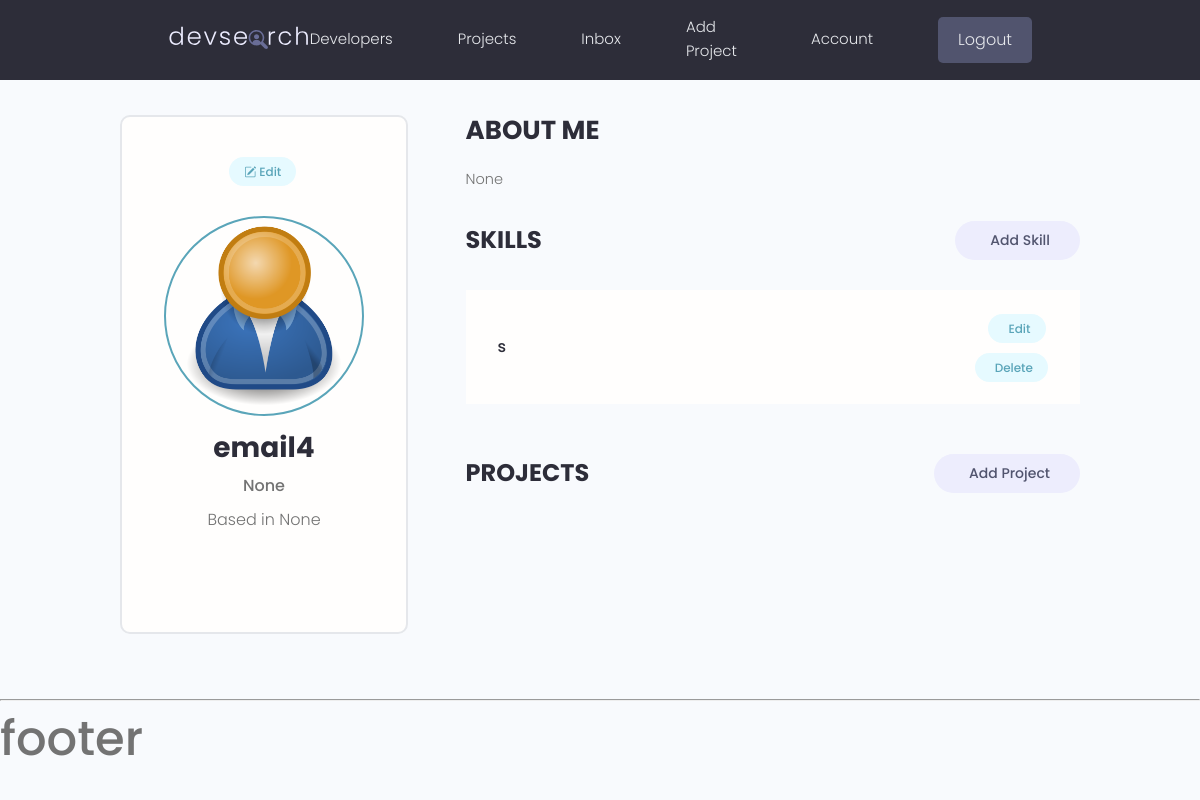
/users/account/ (signed in), run on an earlier commit of the app's database.
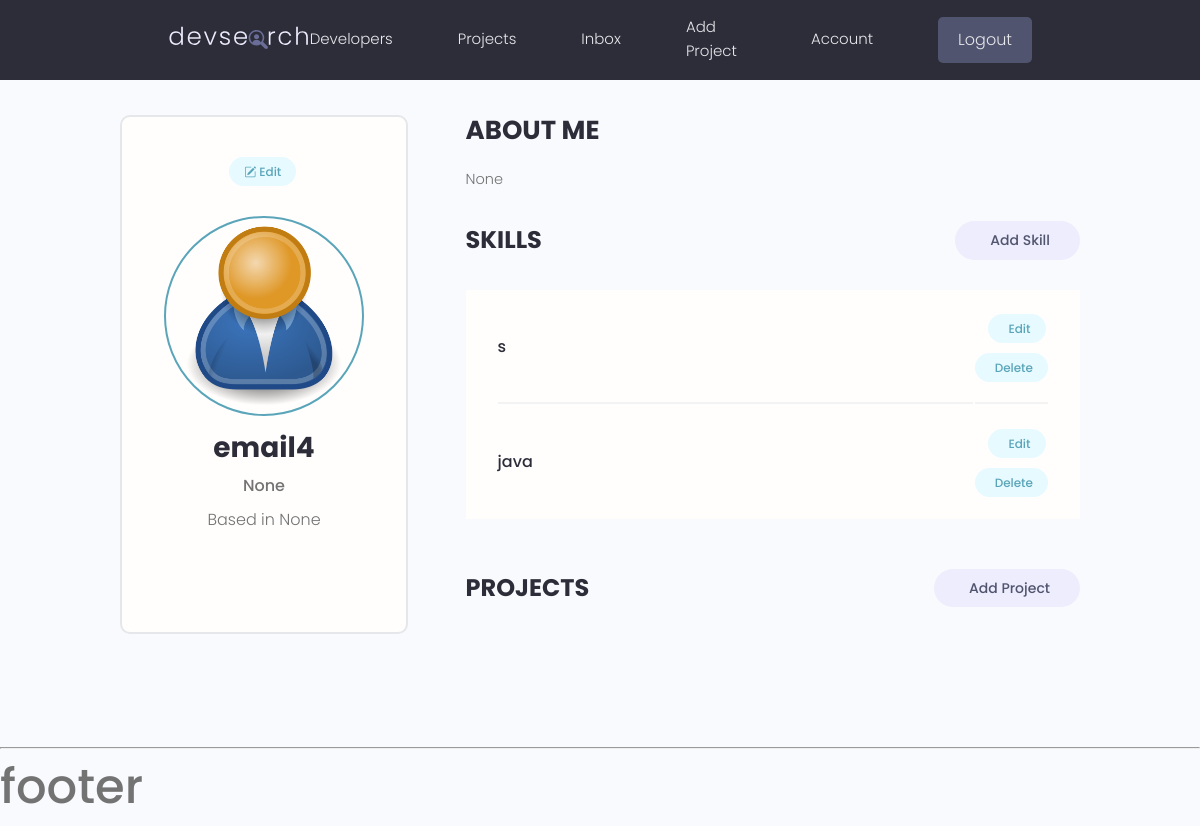
And on a later commit of the database.
### users/models.py (models this page shows, shortened)
class Profile(models.Model):
    user = models.OneToOneField(User, on_delete=models.CASCADE, null=True)
    name = models.CharField(max_length=200, blank=True, null=True)
    username = models.CharField(max_length=200, blank=True, null=True)
    email = models.EmailField(max_length=500, blank=True, null=True)
    short_intro = models.CharField(max_length=200, blank=True, null=True)
    location = models.CharField(max_length=200, blank=True, null=True)
    bio = models.TextField(blank=True, null=True)
    profile_image = models.ImageField(null=True, blank=True,
                                      upload_to='profiles/', default='profiles/user-default.png')
    social_github = models.CharField(max_length=200, blank=True, null=True)
    social_twitter = models.CharField(max_length=200, blank=True, null=True)
    social_linkedin = models.CharField(max_length=200, blank=True, null=True)
    social_youtube = models.CharField(max_length=200, blank=True, null=True)
    social_website = models.CharField(max_length=200, blank=True, null=True)
    created = models.DateTimeField(auto_now_add=True)
    id = models.UUIDField(default=uuid.uuid4, unique=True,
                          primary_key=True, editable=False)

class Skill(models.Model):
    owner = models.ForeignKey(Profile, on_delete=models.CASCADE, null=True, blank=True)
    name = models.CharField(max_length=200, blank=True, null=True)
    description = models.TextField(null=True, blank=True)
    created = models.DateTimeField(auto_now_add=True)
    id = models.UUIDField(default=uuid.uuid4, unique=True,
                          primary_key=True, editable=False)

### users/views.py (the view)
# urls.py: path('account/', views.userAccount, name='user-account'),
@login_required(login_url='login')
def userAccount(request):
    profile = request.user.profile
    skills = profile.skill_set.all()
    projects = profile.project_set.all()
    context = {
        'profile': profile,
        'skills': skills,
        'projects': projects,
    }
    return render(request, 'users/account.html', context)

### users/templates/users/account.html (shortened to what this page needs)
{% extends 'main.html' %}
{% block content %}
    <main class="settingsPage profile my-md">
        <div class="container">
            <div class="layout">
                <div class="column column--1of3">
                    <div class="card text-center">
                        <div class="card__body dev">
                            <a class="tag tag--pill tag--main settings__btn" href="{% url 'edit-account' %}"><i
                                    class="bi bi-pencil-square"></i>
                                Edit</a>
                            <img class="avatar avatar--xl dev__avatar"
                                 src="{{ profile.profile_image.url }}"/>
                            <h2 class="dev__name">{{ profile.name }}</h2>
                            <p class="dev__title">{{ profile.short_intro }}</p>
                            <p class="dev__location">Based in {{ profile.location }}</p>
                        </div>
                    </div>
                </div>
                <div class="column column--2of3">
                    <div class="devInfo">
                        <h3 class="devInfo__title">About Me</h3>
                        <p class="devInfo__about">
                            {{ profile.bio }}
                        </p>
                    </div>
                    <div class="settings">
                        <h3 class="settings__title">Skills</h3>
                        <a class="tag tag--pill tag--sub settings__btn tag--lg" href="{% url 'create-skill' %}"> Add
                            Skill</a>
                    </div>
                    <table class="settings__table">
                        {% for skill in skills %}
                            <tr>
                                <td class="settings__tableInfo">
                                    <h4>{{ skill.name }}</h4>
                                </td>
                                <td class="settings__tableActions">
                                    <a class="tag tag--pill tag--main settings__btn"
                                       href="{% url 'update-skill' skill.id %}">
                                        Edit</a>
                                    <a class="tag tag--pill tag--main settings__btn"
                                       href="{% url 'delete-skill' skill.id %}">
                                        Delete</a>
                                </td>
                            </tr>
                        {% endfor %}
                    </table>
                    <div class="settings">
                        <h3 class="settings__title">Projects</h3>
                        <a class="tag tag--pill tag--sub settings__btn tag--lg" href="{% url 'create-project' %}"> Add
                            Project</a>
                    </div>
                </div>
            </div>
        </div>
    </main>
{% endblock content %}

### templates/main.html (shortened to what this page needs)
<!DOCTYPE html>
{% load static %}
<html lang="en">
<head>
    <link rel="stylesheet" href="{% static 'uikit/styles/uikit.css' %}"/>
    <link rel="stylesheet" href="{% static 'styles/app.css' %}"/>
    <link rel="stylesheet" href="https://cdn.jsdelivr.net/npm/bootstrap-icons@1.10.2/font/bootstrap-icons.css">
</head>
<body>
{% include 'navbar.html' %}
{% block content %}
{% endblock content %}
{% include 'footer.html' %}
</body>
</html>

### templates/navbar.html (shortened to what this page needs)
{% load static %}
<header class="header">
    <div class="container container--narrow">
        <a href="{% url 'profiles' %}" class="header__logo">
            <img src="{% static 'images/logo.svg' %}" alt="DevSearch Logo"/>
        </a>
        <nav class="header__nav">
            <ul class="header__menu">
                <li class="header__menuItem"><a href="{% url 'profiles' %}">Developers</a></li>
                <li class="header__menuItem"><a href="{% url 'projects' %}">Projects</a></li>
                <li class="header__menuItem"><a href="">Inbox</a></li>
                {% if request.user.is_authenticated %}
                    <li class="header__menuItem"><a href="{% url 'create-project' %}">Add Project</a></li>
                    <li class="header__menuItem"><a href="{% url 'user-account' %}">Account</a></li>
                    <li class="header__menuItem"><a href="{% url 'logout' %}" class="btn btn--sub">Logout</a></li>
                {% else %}
                    <li class="header__menuItem"><a href="{% url 'login' %}" class="btn btn--sub">Login/Sign Up</a></li>
                {% endif %}
            </ul>
        </nav>
    </div>
</header>

### templates/footer.html
<hr>
<h1>footer</h1>

### static/styles/app.css (style rules this page uses)
:root { --color-sub: #2d2d39; }
.btn--sub { background-color: var(--color-sub-light); }
.card { border: 2px solid var(--color-light); }
img { width: 100%; }
.header { position: sticky; z-index: 111; background-color: var(--color-sub); padding: 1.5rem 0; }
.header > .container { display: flex; justify-content: space-between; align-items: center; }
.header__logo > img { height: 3.8rem; }
.header__nav > ul { display: inline-flex; align-items: center; list-style: none; gap: 6.5rem; }
.header__menuItem > a { color: var(--color-light); font-weight: 300; }
.profile .card > .dev { padding: 4rem; }
.dev__avatar { display: block; margin: auto; }
.dev__name { color: var(--color-sub); font-size: 2.8rem; font-weight: 700; margin-top: 1rem; margin-bottom: 0.5rem; }
.dev__title { font-size: 1.6rem; font-weight: 500; line-height: 1.3; }
.dev__location { margin-top: 1rem; }
.devInfo { margin-bottom: 3rem; }
.devInfo__title, .devInfo__subtitle { font-size: 2.6rem; color: var(--color-sub); text-transform: uppercase; font-weight: 700; margin-bottom: 1.5rem; }
.devInfo__about, .devSkill__info { font-size: 1.45rem; line-height: 1.7; text-align: justify; }
.settingsPage .dev > .settings__btn { display: inline-block; margin-bottom: 3rem; }
.settings { display: flex; justify-content: space-between; align-items: center; }
.settings__title { font-size: 2.4rem; text-transform: uppercase; font-weight: 700; color: var(--color-sub); }
.settings__table { margin-top: 3rem; margin-bottom: 5rem; padding: 0 3rem; background: var(--color-white); }
.settings__table tr { width: 100%; }
.settings__table tr > td { padding: 2rem 0; }
.settings__table tr:not(:last-child) td { border-bottom: 2px solid var(--color-white-light); }
.settings__tableInfo { width: 100%; }
.settings__tableInfo h4, .settings__tableInfo a { padding-right: 1rem; width: auto; font-size: 1.6rem; font-weight: 500; color: var(--color-sub); }
.settings__tableActions { text-align: right; }

### static/uikit/styles/modules/_variables.css (style rules this page uses)
:root { --color-main: #5aa5b9; --color-main-light: #e6faff; --color-sub: #3f4156; --color-sub-light: #51546e; --color-sub-lighter: #ededfd; --color-text: #737373; --color-gray: #8b8b8b; --color-light: #e5e7eb; --color-light-gray: #767676; --color-bg: #f8fafd; --color-white: #fffefd; --color-white-light: #f3f3f3; --color-success: #359e64; --color-success-bg: #def8e8; --color-error: #fc4b0b; --color-error-bg: #fff2ee; --font-base: 'Poppins', arial, helvetica, 'Segoe UI', roboto, ubuntu, sans-serif; --font-monospace: 'Fira Code', 'Courier New', courier, monospace; --font-regular: 300; --font-medium: 500; --font-bold: 700; --generic-shadow: 1px 1px 5px #00000010; --generic-transition: all 0.3s ease-in-out; }

### static/uikit/styles/modules/_base.css (style rules this page uses)
* { margin: 0; padding: 0; box-sizing: border-box; text-rendering: optimizeLegibility; color: inherit; font-size: inherit; }
html { font-size: 50%; }
@media only screen and (min-width: 480px) { html { font-size: 56.25%; } }
@media only screen and (min-width: 1200px) { html { font-size: 62.5%; } }
body { line-height: 1.6; font-weight: 400; font-size: 1.5rem; color: var(--color-text); background-color: var(--color-bg); min-height: 100vh; }

### static/uikit/styles/modules/_typography.css (style rules this page uses)
* { font-family: var(--font-base); }
h1 { font-size: 4.8rem; font-weight: var(--font-medium); }
h2 { font-size: 3.6rem; font-weight: var(--font-bold); }
h3 { font-size: 3.2rem; font-weight: var(--font-medium); }
h4 { font-size: 2.8rem; font-weight: var(--font-medium); }
p, span, strong { font-size: 1.6rem; color: var(--color-text); font-weight: var(--font-regular); }
a { padding-bottom: 2px; text-decoration: none; display: inline-block; color: var(--color-main); font-weight: var(--font-medium); }

### static/uikit/styles/modules/_utilities.css (style rules this page uses)
.container { width: 92%; max-width: 165rem; margin: 0 auto; box-sizing: border-box; }
.container--narrow { width: 92%; max-width: 120rem; }
@media screen and (min-width: 1000px) { .container { width: 90%; } }
@media screen and (min-width: 1000px) { .container--narrow { width: 85%; } }
@media screen and (min-width: 1200px) { .container { width: 80%; } }
@media screen and (min-width: 1200px) { .container--narrow { width: 72%; } }
.text-center { text-align: center; }
.my-md { margin: 3rem auto; }

### static/uikit/styles/modules/_avatar.css (style rules this page uses)
.avatar { border-radius: 50%; border: 2px solid var(--color-main); object-fit: cover; }
.avatar--xl { height: 20rem; width: 20rem; }

### static/uikit/styles/modules/_card.css (style rules this page uses)
.card { border-radius: 1rem; background-color: var(--color-white); border: 1.5px solid var(--color-light); width: auto; height: auto; margin-top: 0.5rem; margin-bottom: 0.5rem; overflow: hidden; }
.card__body, .card__header { padding: 2rem 2.5rem; }

What changed in the data, as far as the page shows it:
added Skill: name "java"
